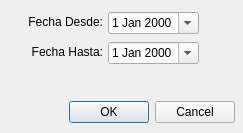
<?xml version="1.0" encoding="UTF-8"?>
<ui version="4.0">
 <class>dlgPedidosFiltro</class>
 <widget class="QDialog" name="dlgPedidosFiltro">
  <property name="geometry">
   <rect>
    <x>0</x>
    <y>0</y>
    <width>243</width>
    <height>133</height>
   </rect>
  </property>
  <property name="windowTitle">
   <string>Filtrar Pedidos</string>
  </property>
  <widget class="QDialogButtonBox" name="bboxFiltrarPedidos">
   <property name="geometry">
    <rect>
     <x>54</x>
     <y>96</y>
     <width>181</width>
     <height>32</height>
    </rect>
   </property>
   <property name="orientation">
    <enum>Qt::Horizontal</enum>
   </property>
   <property name="standardButtons">
    <set>QDialogButtonBox::Cancel|QDialogButtonBox::Ok</set>
   </property>
  </widget>
  <widget class="QDateEdit" name="deFechaDesde">
   <property name="geometry">
    <rect>
     <x>108</x>
     <y>12</y>
     <width>91</width>
     <height>22</height>
    </rect>
   </property>
   <property name="calendarPopup">
    <bool>true</bool>
   </property>
  </widget>
  <widget class="QDateEdit" name="deFechaHasta">
   <property name="geometry">
    <rect>
     <x>108</x>
     <y>42</y>
     <width>91</width>
     <height>22</height>
    </rect>
   </property>
   <property name="calendarPopup">
    <bool>true</bool>
   </property>
  </widget>
  <widget class="QLabel" name="label">
   <property name="geometry">
    <rect>
     <x>18</x>
     <y>14</y>
     <width>85</width>
     <height>16</height>
    </rect>
   </property>
   <property name="layoutDirection">
    <enum>Qt::LeftToRight</enum>
   </property>
   <property name="text">
    <string>Fecha Desde:</string>
   </property>
   <property name="alignment">
    <set>Qt::AlignRight|Qt::AlignTrailing|Qt::AlignVCenter</set>
   </property>
  </widget>
  <widget class="QLabel" name="label_2">
   <property name="geometry">
    <rect>
     <x>18</x>
     <y>44</y>
     <width>85</width>
     <height>16</height>
    </rect>
   </property>
   <property name="layoutDirection">
    <enum>Qt::LeftToRight</enum>
   </property>
   <property name="text">
    <string>Fecha Hasta:</string>
   </property>
   <property name="alignment">
    <set>Qt::AlignRight|Qt::AlignTrailing|Qt::AlignVCenter</set>
   </property>
  </widget>
 </widget>
 <resources/>
 <connections>
  <connection>
   <sender>bboxFiltrarPedidos</sender>
   <signal>accepted()</signal>
   <receiver>dlgPedidosFiltro</receiver>
   <slot>accept()</slot>
   <hints>
    <hint type="sourcelabel">
     <x>248</x>
     <y>254</y>
    </hint>
    <hint type="destinationlabel">
     <x>157</x>
     <y>274</y>
    </hint>
   </hints>
  </connection>
  <connection>
   <sender>bboxFiltrarPedidos</sender>
   <signal>rejected()</signal>
   <receiver>dlgPedidosFiltro</receiver>
   <slot>reject()</slot>
   <hints>
    <hint type="sourcelabel">
     <x>316</x>
     <y>260</y>
    </hint>
    <hint type="destinationlabel">
     <x>286</x>
     <y>274</y>
    </hint>
   </hints>
  </connection>
 </connections>
</ui>
